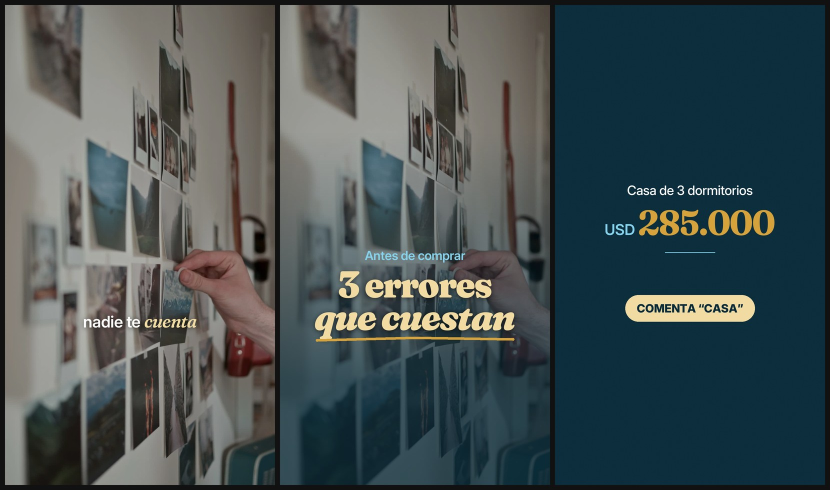
#> input picture clientes/beatriz-gascon-brand/assets/prueba-sistema.jpg, 1660 x 980 px (shown at 1/2 size)
$ python prueba_sistema.py out.png ../assets/prueba-sistema.jpg
#> lines starting #> are read from the running program, lines starting #| are printed output that depends on the picture
# Frame de prueba del sistema de Beatriz: subtítulo, título-golpe y placa de datos.
# Uso: python3 prueba_sistema.py salida.jpg fondo_1080x1920.jpg  (requiere Pillow)
import os, sys, random
from PIL import Image, ImageDraw, ImageFont, ImageFilter, ImageEnhance

S = os.path.dirname(os.path.abspath(__file__))
M = os.path.expanduser('~/.claude/skills/beatriz-gascon-brand/assets/fonts')
F = lambda p, s: ImageFont.truetype(os.path.join(M, p), s)
INTER = lambda w, s: F(f'Inter/Inter_24pt-{w}.ttf', s)
FRAU = lambda w, s: F(f'Fraunces/Fraunces_72pt_Soft-{w}.ttf', s)

NAVY, CELESTE, CREMA, DORADO, BLANCO = '#062A3A', '#85D3ED', '#F1DBA3', '#D5A23C', '#FFFFFF'
W, H = 1080, 1920


def run_width(font, text, track):
    return font.getlength(text) + track * font.size * max(len(text) - 1, 0)


def draw_run(d, x, y, font, text, fill, track):
    # tracking proporcional al cuerpo, conservando kerning
    for i, ch in enumerate(text):
        adv = font.getlength(text[:i])
        d.text((x + adv + track * font.size * i, y), ch, font=font, fill=fill, anchor='ls')


def line(img, y, runs, shadow=True, cx=W / 2):
    """runs: [(font, text, color, track)] sobre una baseline y, centrado."""
    total = sum(run_width(f, t, tr) for f, t, _, tr in runs)
    x0 = cx - total / 2
    if shadow:
        sh = Image.new('RGBA', img.size, (0, 0, 0, 0))
        ds = ImageDraw.Draw(sh)
        x = x0
        for f, t, _, tr in runs:
            draw_run(ds, x, y + 4, f, t, (0, 0, 0, 150), tr)
            x += run_width(f, t, tr)
        img.alpha_composite(sh.filter(ImageFilter.GaussianBlur(10)))
    d = ImageDraw.Draw(img)
    x = x0
    spans = []
    for f, t, c, tr in runs:
        wdt = run_width(f, t, tr)
        draw_run(d, x, y, f, t, c, tr)
        spans.append((x, x + wdt))
        x += wdt
    return spans


def bg():
    b = Image.open(sys.argv[2]).convert('RGBA')
    return ImageEnhance.Brightness(b).enhance(0.85)
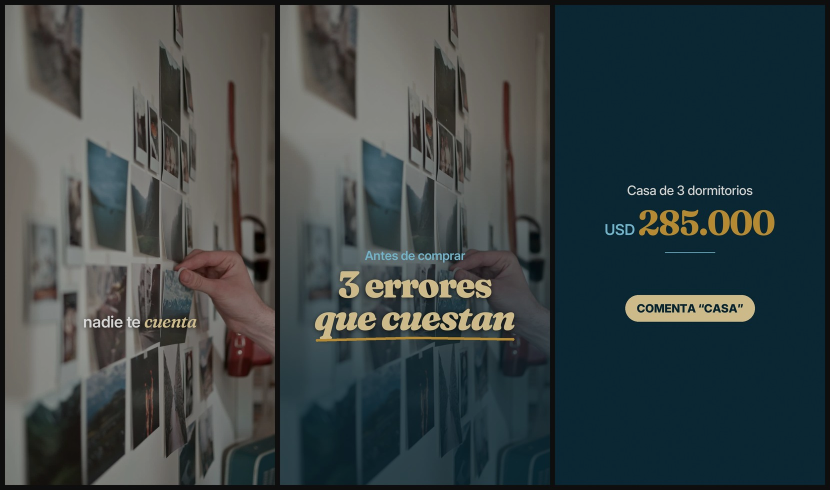
#> returned value: PIL image 1660x980 RGBA (shown at 1/2 size); mean R, G, B, A 58.8, 68.5, 69.8, 255


# 1. Subtítulo
a = bg()
line(a, 1290, [(INTER('SemiBold', 64), 'nadie te ', BLANCO, -0.02),
               (FRAU('SemiBoldItalic', 74), 'cuenta', CREMA, -0.02)])
#> in line, `sh = Image.new('RGBA', img.size, (0, 0, 0, 0))`: sh: PIL image 1660x980 RGBA; every value is 0
#> after the loop in line, `for f, t, _, tr in runs:`: x = 799.7
#> after the loop in line, `for f, t, c, tr in runs:`: spans = [(280.3, 552.7), (552.7, 799.7)]; x = 799.7

# 2. Título-golpe con trazo dorado
b = bg()
grad = Image.new('RGBA', (W, H), (0, 0, 0, 0))
#> grad: PIL image 1080x1920 RGBA; every value is 0
gd = ImageDraw.Draw(grad)
for yy in range(H):
    t = max(0, (yy - 500) / 1000)
    gd.line([(0, yy), (W, yy)], fill=(6, 42, 58, int(170 * min(t, 1))))
b.alpha_composite(grad)
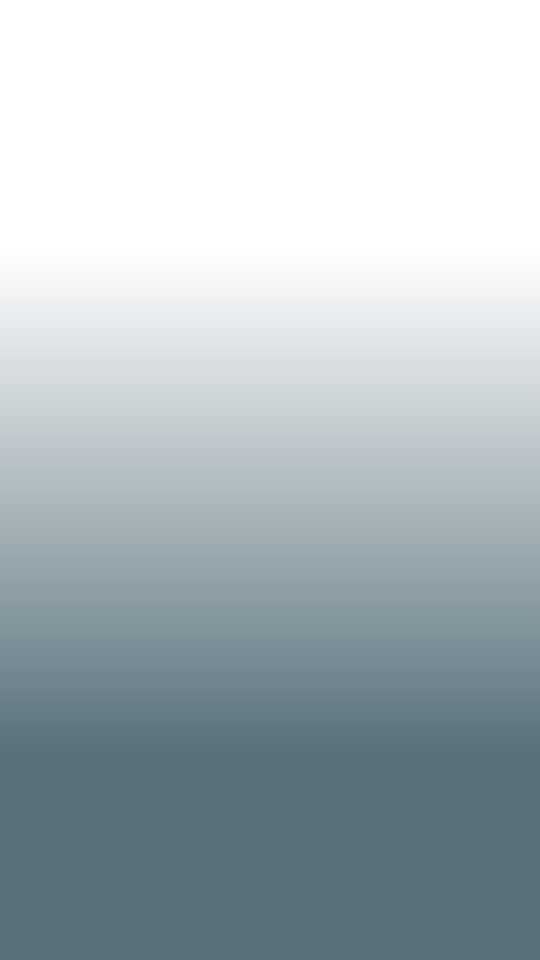
#> grad: PIL image 1080x1920 RGBA (shown at 1/2 size); mean R, G, B, A 6, 42, 58, 81.2; transparent parts drawn white
line(b, 1020, [(INTER('SemiBold', 50), 'Antes de comprar', CELESTE, -0.02)], shadow=False)
#> the loop in line (call 2), `for f, t, c, tr in runs:` made 1 pass
#> x on pass 1: 755.9
line(b, 1170, [(FRAU('Black', 150), '3 errores', CREMA, -0.03)])
sp = line(b, 1300, [(FRAU('BlackItalic', 150), 'que cuestan', CREMA, -0.03)])
#> sp = [(100.5, 979.5)]
d = ImageDraw.Draw(b)
x1, x2 = sp[0]
#> x1 = 100.5; x2 = 979.5
y = 1335
pts = [(x1 + 10, y + 6), ((x1 + x2) / 2, y - 4), (x2 - 10, y + 2)]
#> pts = [(110.5, 1341), (540, 1331), (969.5, 1337)]
d.line(pts, fill=DORADO, width=11, joint='curve')
for p in (pts[0], pts[-1]):
    d.ellipse([p[0] - 5, p[1] - 5, p[0] + 5, p[1] + 5], fill=DORADO)
#> this loop made 2 passes

# 3. Placa navy de datos + CTA
c = Image.new('RGBA', (W, H), NAVY)
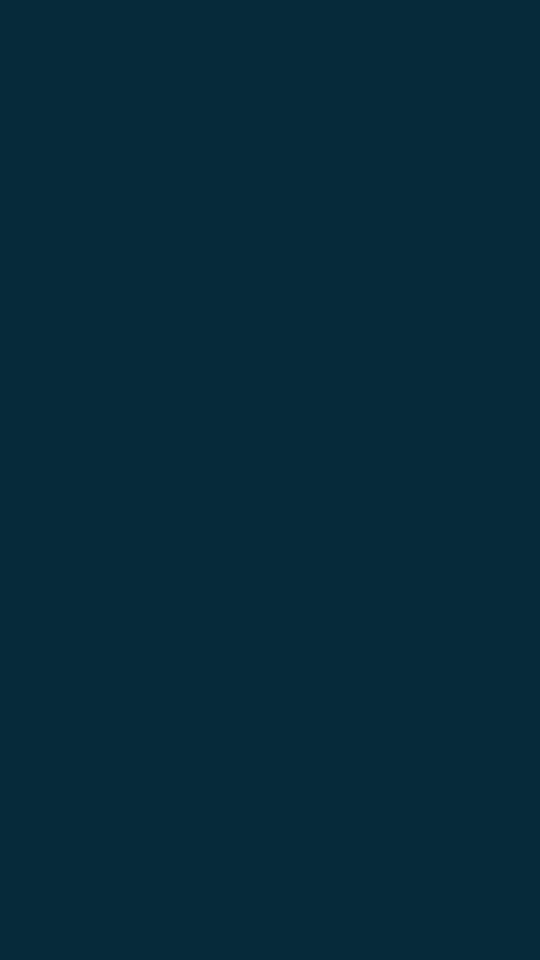
#> c: PIL image 1080x1920 RGBA (shown at 1/2 size); mean R, G, B, A 6, 42, 58, 255
random.seed(1)
noise = Image.effect_noise((W, H), 18).convert('L')
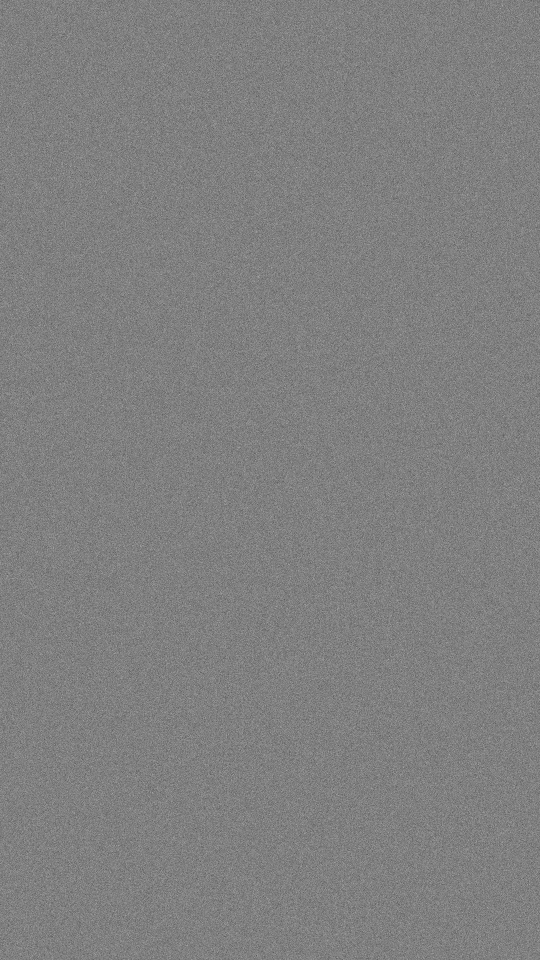
#> noise: PIL image 1080x1920 L (shown at 1/2 size); min 32, max 212, mean 127.5
c = Image.blend(c, Image.merge('RGBA', (noise, noise, noise, Image.new('L', (W, H), 255))), 0.05)
line(c, 760, [(INTER('Medium', 52), 'Casa de 3 dormitorios', BLANCO, -0.02)], shadow=False)
line(c, 920, [(INTER('SemiBold', 60), 'USD ', CELESTE, -0.02),
              (FRAU('Bold', 140), '285.000', DORADO, -0.03)], shadow=False)
d = ImageDraw.Draw(c)
d.line([(440, 990), (640, 990)], fill=CELESTE, width=3)
f = INTER('ExtraBold', 46)
txt = 'COMENTA “CASA”'
tw = run_width(f, txt, -0.01)
px, py = 46, 30
x0, y0 = (W - tw) / 2 - px, 1160
d.rounded_rectangle([x0, y0, x0 + tw + 2 * px, y0 + 46 + 2 * py], radius=60, fill=CREMA)
line(c, y0 + py + 40, [(f, txt, NAVY, -0.01)], shadow=False)
#> in line (call 7), `total = sum(run_width(f, t, tr) for f, t, _, tr in runs)`: total = 401.6
#> in line (call 7), `x0 = cx - total / 2`: x0 = 339.2
#> in line (call 7), `d = ImageDraw.Draw(img)`:
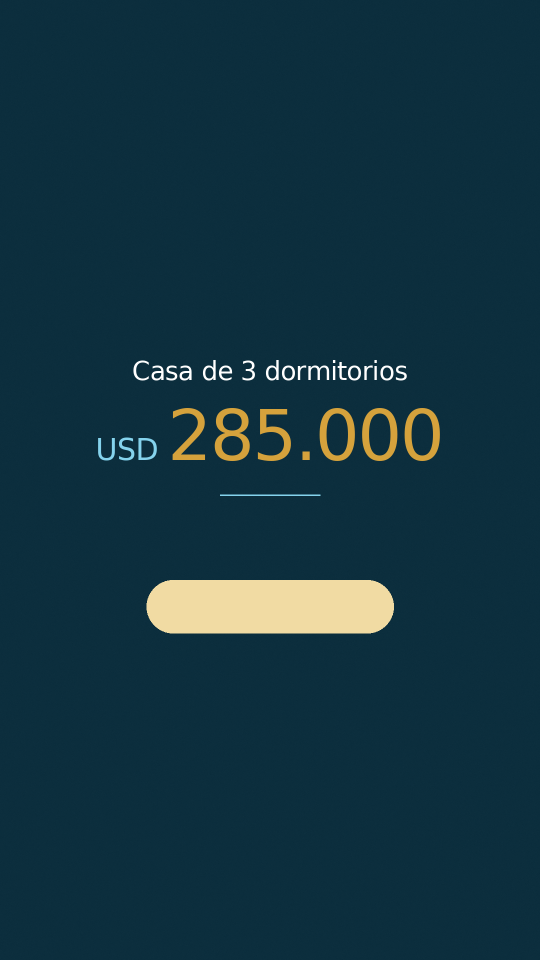
#> img: PIL image 1080x1920 RGBA (shown at 1/2 size); mean R, G, B, A 19.8, 51.8, 64.2, 255
#> the loop in line (call 7), `for f, t, c, tr in runs:` made 1 pass
#> x on pass 1: 740.8
#> after the loop in line (call 7), `for f, t, c, tr in runs:`: spans = [(339.2, 740.8)]; x = 740.8

sheet = Image.new('RGB', (W * 3 + 80, H + 40), '#111111')
#> sheet: PIL image 3320x1960 RGB; every value is 17
for i, im in enumerate((a, b, c)):
    sheet.paste(im.convert('RGB'), (20 + i * (W + 20), 20))
#> this loop made 3 passes
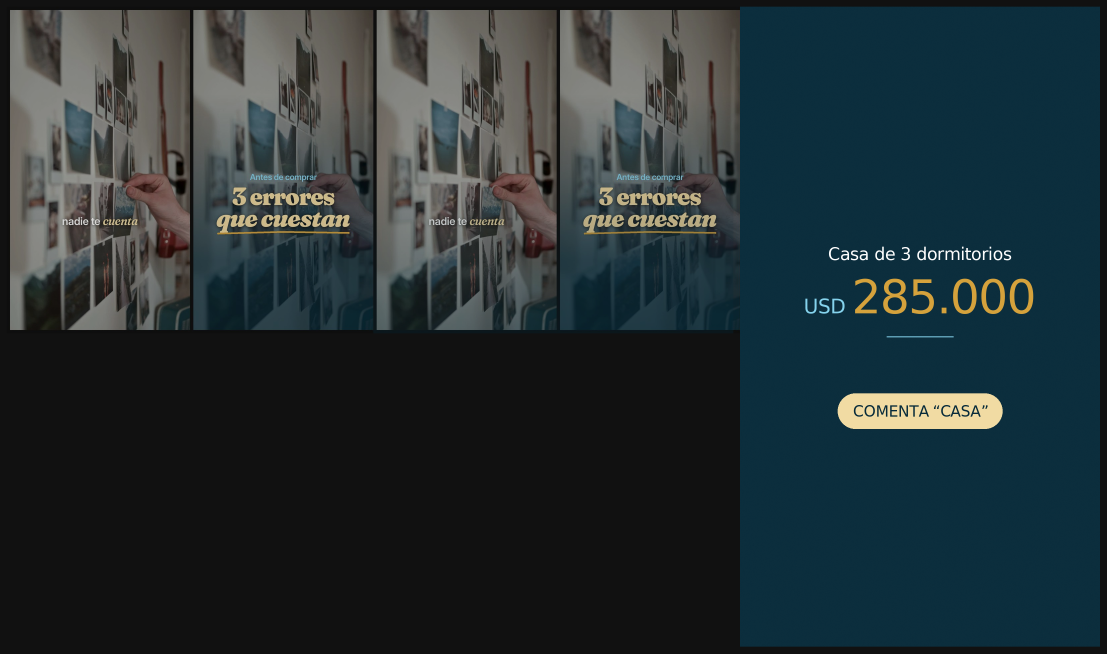
#> sheet: PIL image 3320x1960 RGB (shown at 1/3 size); mean R, G, B 37.9, 49.2, 52.5
sheet = sheet.resize((sheet.width // 2, sheet.height // 2), Image.LANCZOS)
#> sheet: PIL image 1660x980 RGB
sheet.save(sys.argv[1], quality=90)
print('ok')
